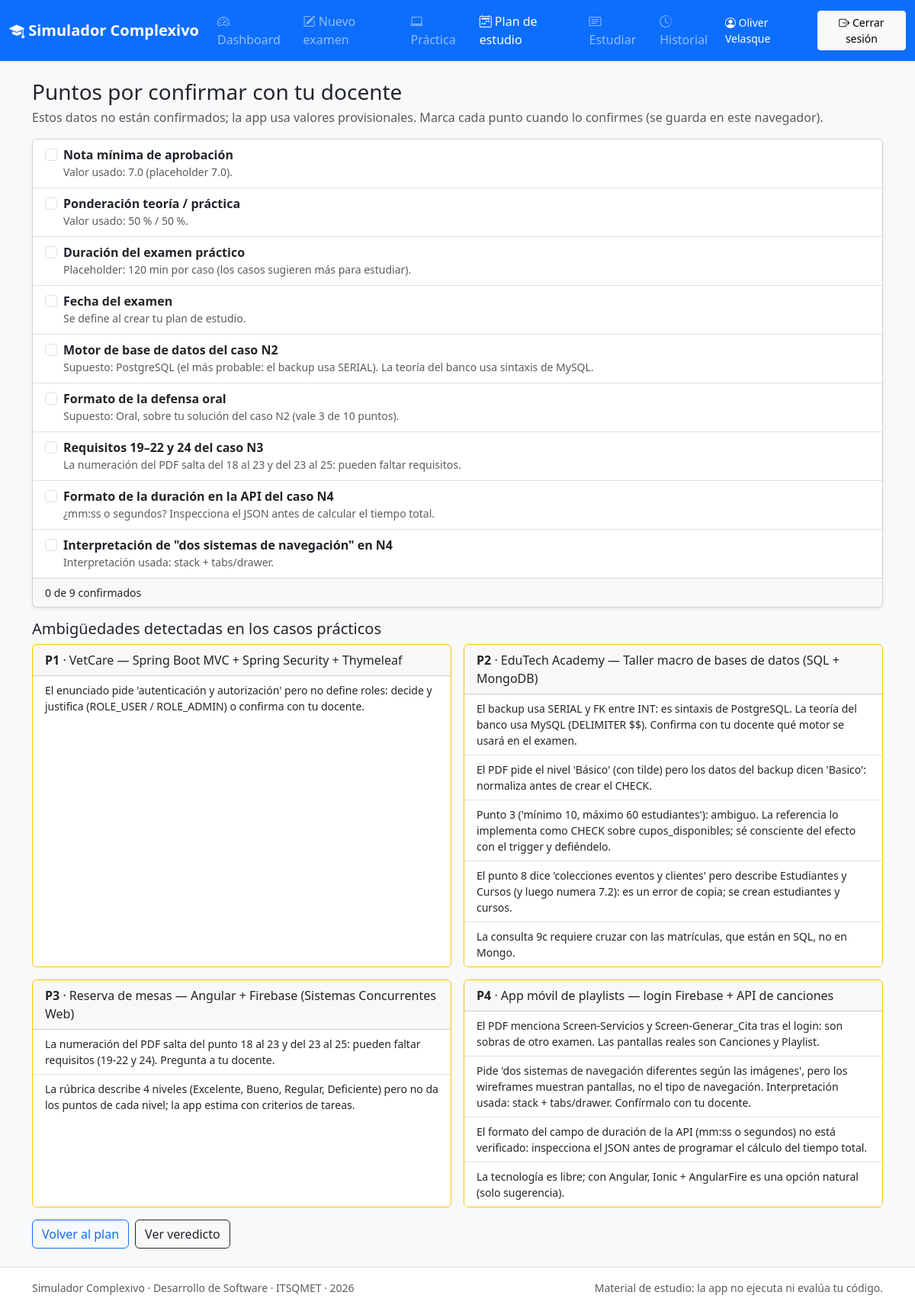
Screenshot of /plan/pendientes-docente (signed in) with the database file from the repository.
### models.py (models this page shows, shortened)
class Usuario(UserMixin, db.Model):
    __tablename__ = "usuarios"
    id = db.Column(db.Integer, primary_key=True)
    nombre_completo = db.Column(db.String(120), nullable=False)
    email = db.Column(db.String(120), unique=True, index=True, nullable=False)
    password_hash = db.Column(db.String(255), nullable=False)
    fecha_registro = db.Column(db.DateTime, default=ahora, nullable=False)
    intentos = db.relationship("Intento", back_populates="usuario", cascade="all, delete-orphan")
    intentos_practicos = db.relationship(
        "IntentoPractico", back_populates="usuario", cascade="all, delete-orphan"
    )
    repasos_defensa = db.relationship(
        "RepasoDefensa", back_populates="usuario", cascade="all, delete-orphan"
    )
    repasos_tarjeta = db.relationship(
        "RepasoTarjeta", back_populates="usuario", cascade="all, delete-orphan"
    )
    planes = db.relationship("PlanEstudio", back_populates="usuario", cascade="all, delete-orphan")
    veredictos = db.relationship(
        "VeredictoDiario", back_populates="usuario", cascade="all, delete-orphan"
    )
    @property
    def plan_activo(self):
        return PlanEstudio.query.filter_by(usuario_id=self.id, activo=True).first()

class CasoPractico(db.Model):
    __tablename__ = "casos_practicos"
    id = db.Column(db.Integer, primary_key=True)
    codigo = db.Column(db.String(5), unique=True, nullable=False)
    nucleo = db.Column(db.Integer, nullable=False)
    titulo = db.Column(db.String(200), nullable=False)
    tecnologia = db.Column(db.String(300), nullable=False)
    tiempo_sugerido_min = db.Column(db.Integer, nullable=False)
    enunciado = db.Column(db.Text, nullable=False)
    rubrica = db.Column(db.JSON, nullable=False)
    defensa = db.Column(db.JSON, nullable=False)
    ambiguedades = db.Column(db.JSON, nullable=False)
    recursos = db.Column(db.JSON, nullable=False)

### blueprints/plan.py (the view)
@bp.route("/pendientes-docente")
@login_required
def pendientes_docente():
    params = parametros_examen(current_user)
    casos = CasoPractico.query.order_by(CasoPractico.codigo).all()
    return render_template("plan/pendientes_docente.html", params=params, casos=casos)

### app.py (called while the page is built)
def _registrar_contexto(app):
    from blueprints.plan import ETIQUETAS_FASE, ETIQUETAS_TIPO
    @app.context_processor
    def contexto_global():
        return {
            "cfg": config,
            "etiquetas_fase": ETIQUETAS_FASE,
            "etiquetas_tipo": ETIQUETAS_TIPO,
            "anio_actual": date.today().year,
        }

### models.py (called while the page is built)
@login_manager.user_loader
def cargar_usuario(user_id):
    return db.session.get(Usuario, int(user_id))

### servicios/estadisticas.py (called while the page is built, shortened)
def parametros_examen(usuario):
    plan = usuario.plan_activo if usuario is not None else None
    fecha = None
    if config.FECHA_EXAMEN:
        try:
            fecha = date.fromisoformat(config.FECHA_EXAMEN)
        except ValueError:
            fecha = None
    return {
        "nota_minima": config.NOTA_MINIMA_APROBACION,
        "peso_teoria": config.PESO_TEORIA,
        "peso_practica": config.PESO_PRACTICA,
        "fecha_examen": fecha,
        "plan": None,
    }

### templates/plan/pendientes_docente.html (shortened to what this page needs)
{% extends "base.html" %}
{% block contenido %}
<h1 class="h3 mb-1">Puntos por confirmar con tu docente</h1>
<p class="text-muted">Estos datos no están confirmados; la app usa valores provisionales. Marca cada punto cuando lo confirmes
  (se guarda en este navegador).</p>
<div class="card shadow-sm mb-3">
  <ul class="list-group list-group-flush" id="lista-pendientes">
    {% for clave, titulo, detalle in puntos %}
    <li class="list-group-item">
      <div class="form-check">
        <input class="form-check-input pendiente-docente" type="checkbox" id="pd-{{ clave }}" data-clave="{{ clave }}">
        <label class="form-check-label" for="pd-{{ clave }}"><strong>{{ titulo }}</strong></label>
        <div class="small text-muted">{{ detalle }}</div>
      </div>
    </li>
    {% endfor %}
  </ul>
  <div class="card-footer small"><span id="contador-pendientes">0</span> de {{ puntos|length }} confirmados</div>
</div>
<h2 class="h5">Ambigüedades detectadas en los casos prácticos</h2>
<div class="row g-3">
  {% for caso in casos %}
  <div class="col-12 col-lg-6">
    <div class="card h-100 border-warning">
      <div class="card-header"><strong>{{ caso.codigo }}</strong> · {{ caso.titulo }}</div>
      <ul class="list-group list-group-flush small">
        {% for a in caso.ambiguedades %}<li class="list-group-item">{{ a }}</li>{% else %}<li class="list-group-item text-muted">Sin ambigüedades registradas.</li>{% endfor %}
      </ul>
    </div>
  </div>
  {% endfor %}
</div>
<div class="mt-3 d-flex gap-2">
  <a class="btn btn-outline-primary" href="{{ url_for('plan.index') }}">Volver al plan</a>
  <a class="btn btn-outline-dark" href="{{ url_for('plan.veredicto') }}">Ver veredicto</a>
</div>
{% endblock %}

### templates/base.html (shortened to what this page needs)
<!doctype html>
<html lang="es" data-bs-theme="light">
<head>
  <link rel="stylesheet" href="https://cdn.jsdelivr.net/npm/bootstrap@5.3.3/dist/css/bootstrap.min.css">
  <link rel="stylesheet" href="https://cdn.jsdelivr.net/npm/bootstrap-icons@1.11.3/font/bootstrap-icons.min.css">
  <link rel="stylesheet" href="{{ url_for('static', filename='css/estilos.css') }}">
</head>
<body class="d-flex flex-column min-vh-100 bg-body-tertiary">
<nav class="navbar navbar-expand-lg navbar-dark bg-primary shadow-sm sticky-top">
  <div class="container-fluid">
    <a class="navbar-brand fw-semibold" href="{{ url_for('inicio') }}"><i class="bi bi-mortarboard-fill"></i> Simulador Complexivo</a>
    {% if current_user.is_authenticated %}
    <div class="collapse navbar-collapse" id="menu-principal">
      {% set ruta = request.endpoint or "" %}
      <ul class="navbar-nav me-auto">
        <li class="nav-item"><a class="nav-link {% if ruta.startswith('dashboard.index') %}active{% endif %}" href="{{ url_for('dashboard.index') }}"><i class="bi bi-speedometer2"></i> Dashboard</a></li>
        <li class="nav-item"><a class="nav-link {% if ruta.startswith('examen.') %}active{% endif %}" href="{{ url_for('examen.configurar') }}"><i class="bi bi-pencil-square"></i> Nuevo examen</a></li>
        <li class="nav-item"><a class="nav-link {% if ruta.startswith('practica.') %}active{% endif %}" href="{{ url_for('practica.index') }}"><i class="bi bi-laptop"></i> Práctica</a></li>
        <li class="nav-item"><a class="nav-link {% if ruta.startswith('plan.') %}active{% endif %}" href="{{ url_for('plan.index') }}"><i class="bi bi-calendar2-week"></i> Plan de estudio</a></li>
        <li class="nav-item"><a class="nav-link {% if ruta.startswith('estudio.') %}active{% endif %}" href="{{ url_for('estudio.index') }}"><i class="bi bi-card-text"></i> Estudiar</a></li>
        <li class="nav-item"><a class="nav-link {% if ruta == 'dashboard.historial' %}active{% endif %}" href="{{ url_for('dashboard.historial') }}"><i class="bi bi-clock-history"></i> Historial</a></li>
      </ul>
      <div class="d-flex align-items-center gap-2">
        <span class="navbar-text text-white small"><i class="bi bi-person-circle"></i> {{ current_user.nombre_completo }}</span>
        <form method="post" action="{{ url_for('auth.logout') }}" class="m-0">
          <button type="submit" class="btn btn-sm btn-light" id="btn-cerrar-sesion"><i class="bi bi-box-arrow-right"></i> Cerrar sesión</button>
        </form>
      </div>
    </div>
    {% else %}
    <div class="d-flex gap-2">
      <a class="btn btn-sm btn-outline-light" href="{{ url_for('auth.login') }}">Iniciar sesión</a>
      <a class="btn btn-sm btn-light" href="{{ url_for('auth.registro') }}">Registrarse</a>
    </div>
    {% endif %}
  </div>
</nav>
<main class="container-lg py-4 flex-grow-1">
  {% block contenido %}{% endblock %}
</main>
<footer class="border-top bg-body py-3 mt-auto">
  <div class="container-lg small text-muted d-flex flex-wrap justify-content-between gap-2">
    <span>Simulador Complexivo · Desarrollo de Software · ITSQMET · {{ anio_actual }}</span>
    <span>Material de estudio: la app no ejecuta ni evalúa tu código.</span>
  </div>
</footer>
</body>
</html>

### rows the page displays
Usuario: nombre_completo "Oliver Velasque"
CasoPractico: codigo "P1", titulo "VetCare — Spring Boot MVC + Spring Security + Thymeleaf", ambiguedades "El enunciado pide 'autenticación y autorización' pero no define roles: decide y justifica (ROLE_USER / ROLE_ADMIN) o confirma con tu docente."
CasoPractico: codigo "P2", titulo "EduTech Academy — Taller macro de bases de datos (SQL + MongoDB)", ambiguedades "El backup usa SERIAL y FK entre INT: es sintaxis de PostgreSQL. La teoría del banco usa MySQL (DELIMITER $$). Confirma con tu docente qué motor se usará en el examen." "El PDF pide el nivel 'Básico' (con tilde) pero los datos del backup dicen 'Basico': normaliza antes de crear el CHECK." "Punto 3 ('mínimo 10, máximo 60 estudiantes'): ambiguo. La referencia lo implementa como CHECK sobre cupos_disponibles; sé consciente del efecto con el trigger y defiéndelo." "El punto 8 dice 'colecciones eventos y clientes' pero describe Estudiantes y Cursos (y luego numera 7.2): es un error de copia; se crean estudiantes y cursos." "La consulta 9c requiere cruzar con las matrículas, que están en SQL, no en Mongo."
CasoPractico: codigo "P3", titulo "Reserva de mesas — Angular + Firebase (Sistemas Concurrentes Web)", ambiguedades "La numeración del PDF salta del punto 18 al 23 y del 23 al 25: pueden faltar requisitos (19-22 y 24). Pregunta a tu docente." "La rúbrica describe 4 niveles (Excelente, Bueno, Regular, Deficiente) pero no da los puntos de cada nivel; la app estima con criterios de tareas."
CasoPractico: codigo "P4", titulo "App móvil de playlists — login Firebase + API de canciones", ambiguedades "El PDF menciona Screen-Servicios y Screen-Generar_Cita tras el login: son sobras de otro examen. Las pantallas reales son Canciones y Playlist." "Pide 'dos sistemas de navegación diferentes según las imágenes', pero los wireframes muestran pantallas, no el tipo de navegación. Interpretación usada: stack + tabs/drawer. Confírmalo con tu docente." "El formato del campo de duración de la API (mm:ss o segundos) no está verificado: inspecciona el JSON antes de programar el cálculo del tiempo total." "La tecnología es libre; con Angular, Ionic + AngularFire es una opción natural (solo sugerencia)."

### other values shown
{{ titulo }} "Nota mínima de aprobación" "Ponderación teoría / práctica" "Duración del examen práctico" "Fecha del examen" "Motor de base de datos del caso N2" "Formato de la defensa oral" "Requisitos 19–22 y 24 del caso N3" "Formato de la duración en la API del caso N4" "Interpretación de \"dos sistemas de navegación\" en N4"
{{ detalle }} "Valor usado: 7.0 (placeholder 7.0)." "Valor usado: 50 % / 50 %." "Placeholder: 120 min por caso (los casos sugieren más para estudiar)." "Se define al crear tu plan de estudio." "Supuesto: PostgreSQL (el más probable: el backup usa SERIAL). La teoría del banco usa sintaxis de MySQL." "Supuesto: Oral, sobre tu solución del caso N2 (vale 3 de 10 puntos)." "La numeración del PDF salta del 18 al 23 y del 23 al 25: pueden faltar requisitos." "¿mm:ss o segundos? Inspecciona el JSON antes de calcular el tiempo total." "Interpretación usada: stack + tabs/drawer."
{{ puntos|length }} "9"
